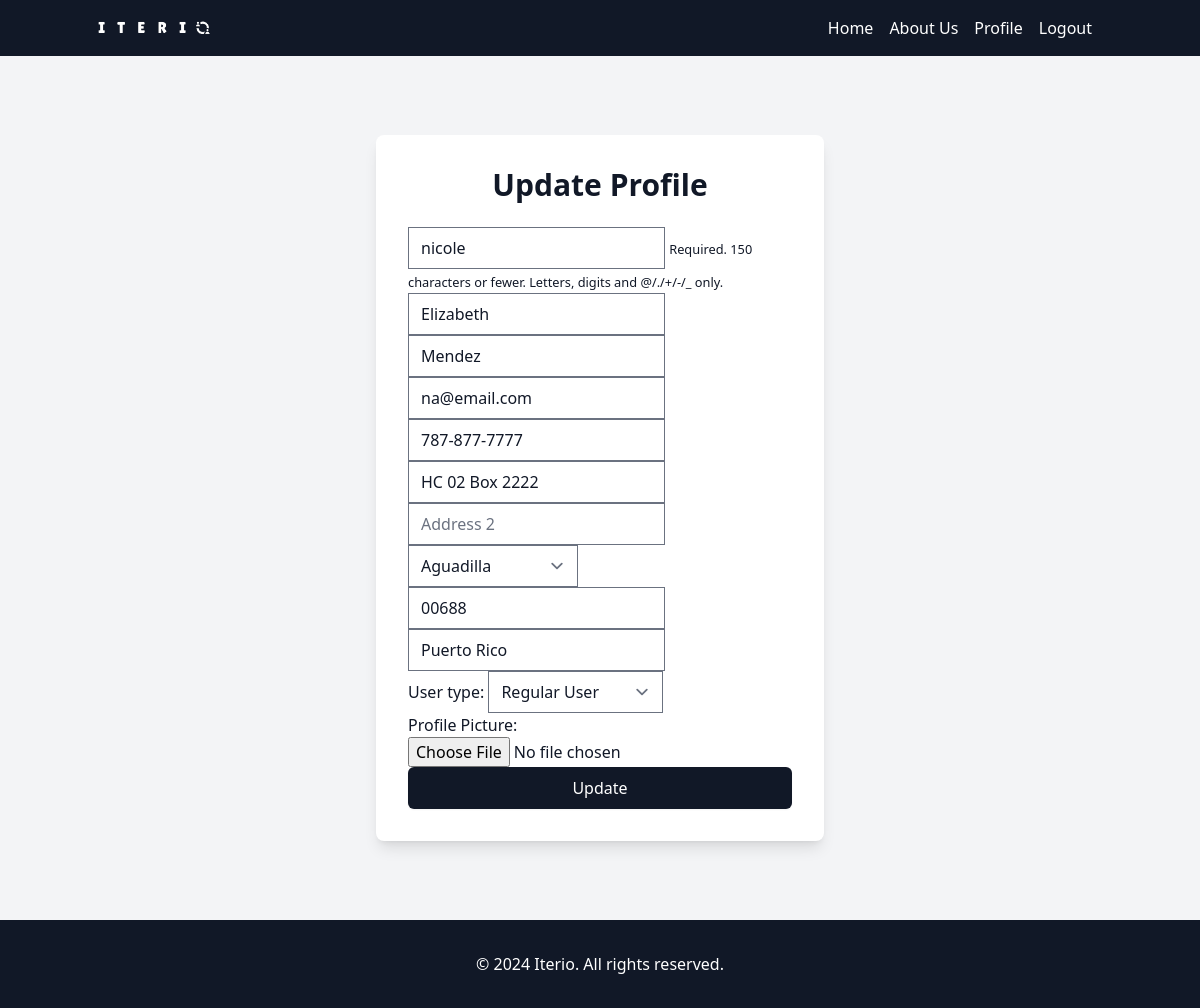
The page /update_user/ (signed in) on the database as committed earlier.
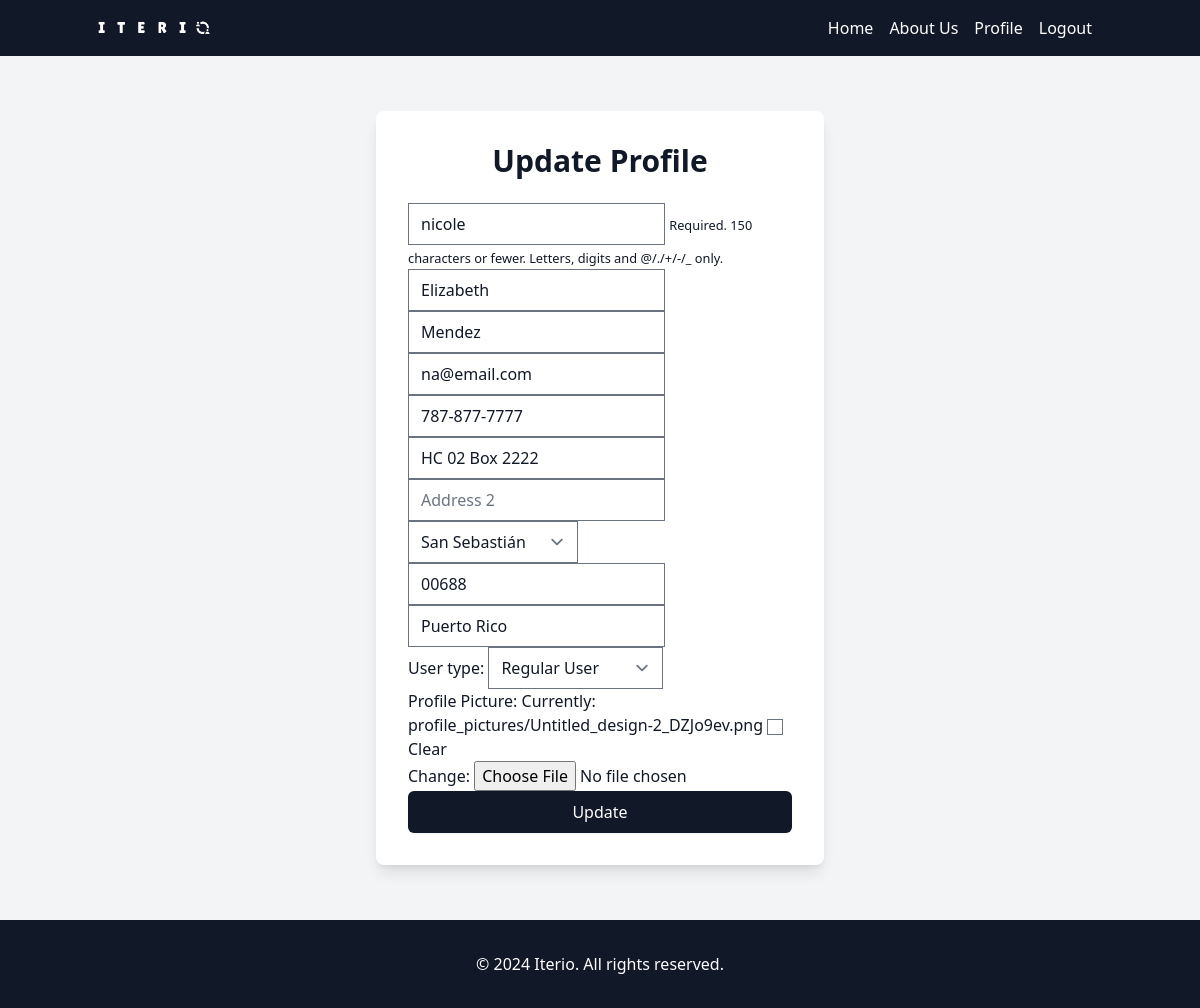
The same page on the database as committed later.
### iterio_app/models.py (models this page shows, shortened)
class Profile(models.Model):
    USER_CHOICES = [
        ('regular', 'Regular User'),
        ('provider', 'Service Provider'),
    ]
    PR_CITIES = [
        ('Adjuntas', 'Adjuntas'),
        ('Aguada', 'Aguada'),
        ('Aguadilla', 'Aguadilla'),
        ('Aguas Buenas', 'Aguas Buenas'),
        ('Aibonito', 'Aibonito'),
        ('Añasco', 'Añasco'),
        ('Arecibo', 'Arecibo'),
        ('Arroyo', 'Arroyo'),
        ('Barceloneta', 'Barceloneta'),
        ('Barranquitas', 'Barranquitas'),
        ('Bayamón', 'Bayamón'),
        ('Cabo Rojo', 'Cabo Rojo'),
        ('Caguas', 'Caguas'),
        ('Camuy', 'Camuy'),
        ('Canóvanas', 'Canóvanas'),
        ('Carolina', 'Carolina'),
        ('Cataño', 'Cataño'),
        ('Cayey', 'Cayey'),
        ('Ceiba', 'Ceiba'),
        ('Ciales', 'Ciales'),
        ('Cidra', 'Cidra'),
        ('Coamo', 'Coamo'),
        ('Comerío', 'Comerío'),
        ('Corozal', 'Corozal'),
        ('Culebra', 'Culebra'),
        ('Dorado', 'Dorado'),
        ('Fajardo', 'Fajardo'),
        ('Florida', 'Florida'),
        ('Guánica', 'Guánica'),
        ('Guayama', 'Guayama'),
        ('Guayanilla', 'Guayanilla'),
        ('Guaynabo', 'Guaynabo'),
        ('Gurabo', 'Gurabo'),
        ('Hatillo', 'Hatillo'),
        ('Hormigueros', 'Hormigueros'),
        ('Humacao', 'Humacao'),
        ('Isabela', 'Isabela'),
        ('Jayuya', 'Jayuya'),
        ('Juana Díaz', 'Juana Díaz'),
        ('Juncos', 'Juncos'),
        ('Lajas', 'Lajas'),
        ('Lares', 'Lares'),
        ('Las Marías', 'Las Marías'),
        ('Las Piedras', 'Las Piedras'),
        ('Loíza', 'Loíza'),
        ('Luquillo', 'Luquillo'),
        ('Manatí', 'Manatí'),
        ('Maricao', 'Maricao'),
        ('Maunabo', 'Maunabo'),
        ('Mayagüez', 'Mayagüez'),
        ('Moca', 'Moca'),
        ('Morovis', 'Morovis'),
        ('Naguabo', 'Naguabo'),
        ('Naranjito', 'Naranjito'),
        ('Orocovis', 'Orocovis'),
        ('Patillas', 'Patillas'),
        ('Peñuelas', 'Peñuelas'),
        ('Ponce', 'Ponce'),
        ('Quebradillas', 'Quebradillas'),
        ('Rincón', 'Rincón'),
        ('Río Grande', 'Río Grande'),
        ('Sabana Grande', 'Sabana Grande'),
        ('Salinas', 'Salinas'),
        ('San Germán', 'San Germán'),
        ('San Juan', 'San Juan'),
        ('San Lorenzo', 'San Lorenzo'),
        ('San Sebastián', 'San Sebastián'),
        ('Santa Isabel', 'Santa Isabel'),
        ('Toa Alta', 'Toa Alta'),
        ('Toa Baja', 'Toa Baja'),
        ('Trujillo Alto', 'Trujillo Alto'),
        ('Utuado', 'Utuado'),
        ('Vega Alta', 'Vega Alta'),
        ('Vega Baja', 'Vega Baja'),
        ('Vieques', 'Vieques'),
        ('Villalba', 'Villalba'),
        ('Yabucoa', 'Yabucoa'),
        ('Yauco', 'Yauco'),
    ]
    user = models.OneToOneField(User, on_delete=models.CASCADE)
    date_modified = models.DateTimeField(User, auto_now=True)
    phone = models.CharField(max_length=20, blank=True)
    address1 = models.CharField(max_length=200, blank=True)
    address2 = models.CharField(max_length=200, blank=True)
    city = models.CharField(max_length=200, choices=PR_CITIES, blank=True)
    zipcode = models.CharField(max_length=200, blank=True)
    country = models.CharField(max_length=200, blank=True)
    user_type = models.CharField(max_length=20, choices=USER_CHOICES, default='regular')
    profile_picture = models.ImageField(upload_to='profile_pictures', blank=True, null=True)

### iterio_app/views.py (the view)
# urls.py: path('update_user/', views.update_user, name='update_user'),
def update_user(request):
    if request.user.is_authenticated:
        current_user = User.objects.get(id=request.user.id)
        current_profile = Profile.objects.get(user=current_user)
        if request.method == 'POST':
            user_form = UpdateUserForm(request.POST, instance=current_user)
            user_info_form = UserInfoForm(request.POST, request.FILES, instance=current_profile)
            if user_form.is_valid() and user_info_form.is_valid():
                user_form.save()
                user_info_form.save()
                user_type = user_info_form.cleaned_data['user_type']
                if user_type == 'provider' and not ServiceProvider.objects.filter(user=current_user).exists():
                    ServiceProvider.objects.create(user=current_user)
                elif user_type == 'regular' and ServiceProvider.objects.filter(user=current_user).exists():
                    ServiceProvider.objects.filter(user=current_user).delete()
                login(request, current_user)
                return redirect('home')
        else:
            user_form = UpdateUserForm(instance=current_user)
            user_info_form = UserInfoForm(instance=current_profile)
        context = {
            'user_form': user_form,
            'user_info_form': user_info_form,
        }
        return render(request, 'iterio_app/update_user.html', context)
    else:
        return redirect('home')

### iterio_app/forms.py
class UpdateUserForm(forms.ModelForm):
    password = None
    email = forms.EmailField(label="", widget=forms.TextInput(attrs={'class': 'form-control', 'placeholder': 'Email Address'}))
    first_name = forms.CharField(label="", max_length=100, widget=forms.TextInput(attrs={'class': 'form-control', 'placeholder': 'First Name'}))
    last_name = forms.CharField(label="", max_length=100, widget=forms.TextInput(attrs={'class': 'form-control', 'placeholder': 'Last Name'}))
    class Meta:
        model = User
        fields = ('username', 'first_name', 'last_name', 'email')
    def __init__(self, *args, **kwargs):
        super(UpdateUserForm, self).__init__(*args, **kwargs)
        self.fields['username'].widget.attrs['class'] = 'form-control'
        self.fields['username'].widget.attrs['placeholder'] = 'User Name'
        self.fields['username'].label = ''
        self.fields['username'].help_text = '<span class="form-text text-muted"><small>Required. 150 characters or fewer. Letters, digits and @/./+/-/_ only.</small></span>'

### iterio_app/templates/iterio_app/update_user.html (shortened to what this page needs)
{% extends 'main.html' %}
{% block content %}
<div class="bg-gray-100 min-h-screen flex items-center justify-center">
    <div class="max-w-md w-full bg-white p-8 rounded-lg shadow-lg">
        <h1 class="text-3xl font-bold text-gray-900 mb-6 text-center">Update Profile</h1>
        <form method="POST" action="{% url 'update_user' %}" enctype="multipart/form-data" >
            {{ user_form.as_p }}
            {{ user_info_form.as_p }}
            <button type="submit" class="w-full py-2 px-4 border border-transparent rounded-md shadow-sm text-white bg-gray-900 hover:bg-gray-700 focus:outline-none focus:ring-2 focus:ring-offset-2 focus:ring-indigo-500">Update</button>
        </form>
    </div>
</div>
{% endblock %}

Rows that differ between the two databases and show on the page:
changed Profile "HC 02 Box 2222": city "Aguadilla" → "San Sebastián"
Other text that changed with them:
form field as_p: (not shown) → "☐"
text no longer shown: "User type: Profile Picture:"
text now shown: "User type: Profile Picture: Currently: profile_pictures/Untitled_design-2_DZJo9ev.png Clear Change:"
